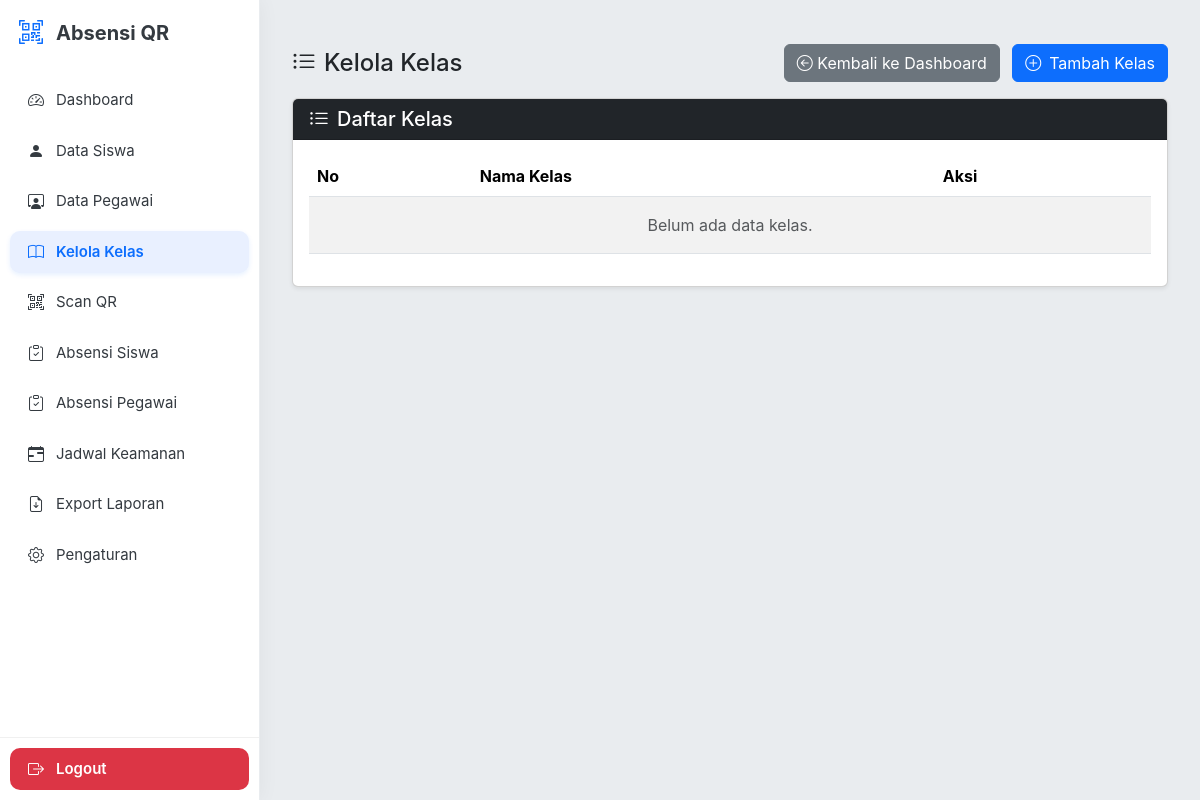
/kelola_kelas/ (signed in), run on an earlier commit of the app's database.
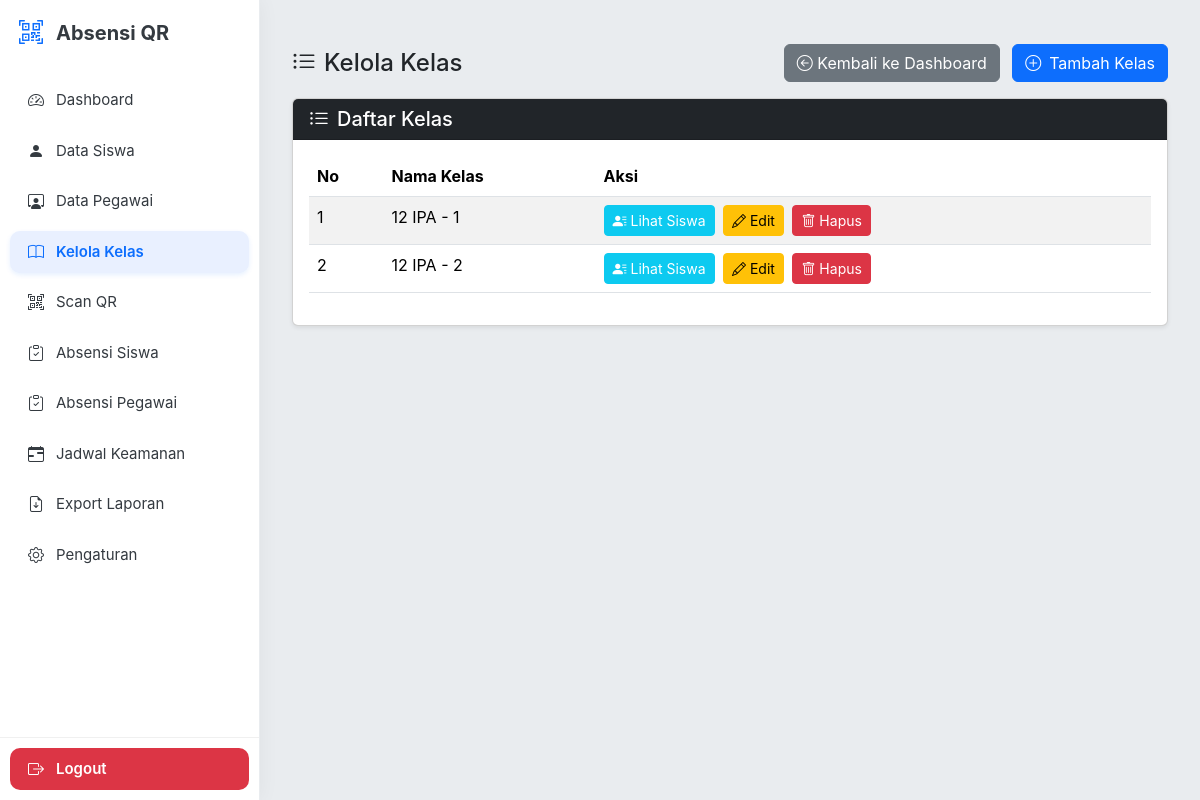
And on a later commit of the database.
### models.py (models this page shows, shortened)
class Kelas(db.Model):
    __tablename__ = 'kelas'
    id: Mapped[int] = mapped_column(Integer, primary_key=True)
    nama: Mapped[str] = mapped_column(String(50), unique=True, nullable=False)
    siswa_list: Mapped[list["Siswa"]] = relationship(back_populates="kelas_relasi")

### kelola_kelas_routes.py (the view, shortened to what this page needs)
@kelola_kelas_bp.route("/", methods=["GET", "POST"])
def kelola_kelas():
    auth_check = check_admin_session()
    if auth_check:
        return auth_check
    kelas_edit = None
    edit_id_get = request.args.get("edit_id")
    if edit_id_get:
        kelas_edit = Kelas.query.get(edit_id_get)
    data_kelas = Kelas.query.order_by(Kelas.nama.asc()).all()
    all_siswa = Siswa.query.all()
    print("=== DEBUG: Daftar Kelas Dimuat ===")
    for k in data_kelas:
        print(f"Kelas ID: {k.id}, Nama: {k.nama}")
    print(f"Total siswa dimuat: {len(all_siswa)}")
    return render_template(
        "kelola_kelas.html",
        kelas=data_kelas,
        all_siswa=all_siswa,
        kelas_edit=kelas_edit
    )

### utils.py (called while the page is built)
def check_admin_session():
    if "admin" not in session:
        flash("Silakan login terlebih dahulu.", "warning")
        return redirect(url_for("login"))  # arahkan ke route login utama
    return None

### templates/kelola_kelas.html (shortened to what this page needs)
{% extends "base.html" %}
{% block content %}
<div class="container mt-4">
    <div class="d-flex justify-content-between align-items-center mb-3">
        <h4 class="mb-0"><i class="bi bi-list-ul me-2"></i>Kelola Kelas</h4>
        <div>
            <a href="{{ url_for('dashboard_bp.dashboard') }}" class="btn btn-secondary me-2">
                <i class="bi bi-arrow-left-circle"></i> Kembali ke Dashboard
            </a>
            <button type="button" class="btn btn-primary" data-bs-toggle="modal" data-bs-target="#tambahKelasModal">
                <i class="bi bi-plus-circle me-2"></i>Tambah Kelas
            </button>
        </div>
    </div>
    <div class="card shadow-sm">
        <div class="card-header bg-dark text-white">
            <h5 class="mb-0"><i class="bi bi-list-ul me-2"></i>Daftar Kelas</h5>
        </div>
        <div class="card-body">
            <div class="table-responsive">
                <table class="table table-striped table-hover">
                    <thead>
                        <tr class="bg-light">
                            <th>No</th>
                            <th>Nama Kelas</th>
                            <th>Aksi</th>
                        </tr>
                    </thead>
                    <tbody>
                        {% if kelas %}
                            {% for kelas_data in kelas %}
                            <tr>
                                <td>{{ loop.index }}</td>
                                <td>{{ kelas_data.nama }}</td>
                                <td class="text-nowrap">
                                    <button type="button" class="btn btn-info btn-sm me-1 text-white"
                                        data-bs-toggle="modal"
                                        data-bs-target="#siswaModal{{ kelas_data.id }}"
                                        data-nama-kelas="{{ kelas_data.nama }}">
                                        <i class="bi bi-person-lines-fill"></i> Lihat Siswa
                                    </button>
                                    <button type="button" class="btn btn-warning btn-sm me-1"
                                        data-bs-toggle="modal"
                                        data-bs-target="#editKelasModal{{ kelas_data.id }}">
                                        <i class="bi bi-pencil"></i> Edit
                                    </button>
                                    <a href="{{ url_for('kelola_kelas_bp.hapus_kelas', id=kelas_data.id) }}"
                                       class="btn btn-danger btn-sm"
                                       onclick="return confirm('Apakah Anda yakin ingin menghapus kelas ini?')">
                                        <i class="bi bi-trash"></i> Hapus
                                    </a>
                                </td>
                            </tr>
                            {% endfor %}
                        {% else %}
                        <tr>
                            <td colspan="3" class="text-center text-muted py-3">Belum ada data kelas.</td>
                        </tr>
                        {% endif %}
                    </tbody>
                </table>
            </div>
        </div>
    </div>
</div>
{% endblock %}

What changed in the data, as far as the page shows it:
added Kelas: nama "12 IPA - 1"
added Kelas: nama "12 IPA - 2"
Also different on the page:
text no longer shown: "Belum ada data kelas."
